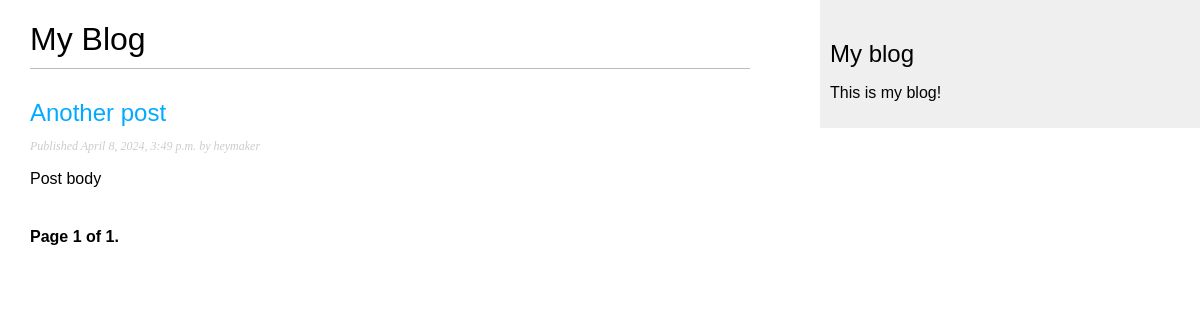
/blog/, run on an earlier commit of the app's database.
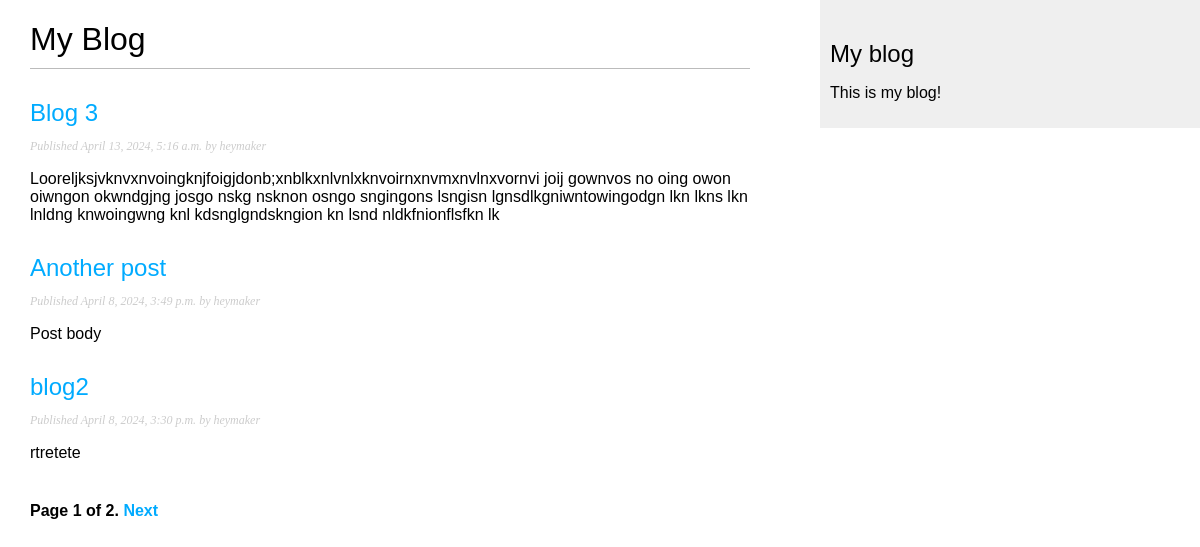
And on a later commit of the database.
### main/models.py (models this page shows, shortened)
class Post(models.Model):
    class Status(models.TextChoices):
        DRAFT = 'DF', 'Draft'
        PUBLISHED = 'PB', 'Published'
    title = models.CharField(max_length=250)
    slug = models.SlugField(max_length=250, unique_for_date='publish')
    author = models.ForeignKey(User, on_delete=models.CASCADE, related_name='blog_posts')
    body = models.TextField()
    publish = models.DateTimeField(default=timezone.now)
    created = models.DateTimeField(auto_now_add=True)
    updated = models.DateTimeField(auto_now=True)
    status = models.CharField(max_length=2, choices=Status.choices, default=Status.DRAFT)
    objects = models.Manager()  # менеджер, применяемый по умолчанию
    published = PublishedManager()  # конкретно-прикладной менеджер
    class Meta:
        ordering = ['-publish']
        indexes = [
            models.Index(fields=['-publish']),
        ]
    def get_absolute_url(self):
        return reverse('blog:post_detail', args=[
            self.publish.year,
            self.publish.month,
            self.publish.day,
            self.slug])

### main/views.py (the view)
# urls.py: path('', views.PostListView.as_view(), name='post_list'),
class PostListView(ListView):
    queryset = Post.published.all()
    context_object_name = 'posts'
    paginate_by = 3
    template_name = 'main/post/list.html'

### main/templates/main/post/list.html (shortened to what this page needs)
{% extends "main/base.html" %}
{% block content %}
  <h1>My Blog</h1>
  {% for post in posts %}
    <h2>
      <a href="{{ post.get_absolute_url }}">
        {{ post.title }}
      </a>
    </h2>
    <p class="date">
      Published {{ post.publish }} by {{ post.author }}
    </p>
    {{ post.body|truncatewords:30|linebreaks }}
  {% endfor %}
  {% include "pagination.html" with page=page_obj %}
{% endblock %}

### main/templates/main/base.html (shortened to what this page needs)
{% load static %}
<!DOCTYPE html>
<html lang="en">
<head>
  <link rel="stylesheet" href="{% static 'css/main.css' %}">
</head>
<body>
  <div id="content">
    {% block content %}
    {% endblock %}
  </div>
  <div id="sidebar">
    <h2>My blog</h2>
    <p>This is my blog!</p>
  </div>
</body>
</html>

### main/templates/pagination.html (shortened to what this page needs)
<div class="pagination">
<span class="step-links">
<span class="current">
Page {{ page.number }} of {{ page.paginator.num_pages }}.
</span>
{% if page.has_next %}
<a href="?page={{ page.next_page_number }}">Next</a>
{% endif %}
</span>
</div>

### main/static/css/main.css (style rules this page uses)
body { margin:0; padding:0; font-family:helvetica, sans-serif; }
a { color:#00abff; text-decoration:none; }
h1 { font-weight:normal; border-bottom:1px solid #bbb; padding:0 0 10px 0; }
h2 { font-weight:normal; margin:30px 0 0; }
#content { float:left; width:60%; padding:0 0 0 30px; }
#sidebar { float:right; width:30%; padding:10px; background:#efefef; height:100%; }
p.date { color:#ccc; font-family: georgia, serif; font-size: 12px; font-style: italic; }
.pagination { margin:40px 0; font-weight:bold; }

What changed in the data, as far as the page shows it:
added Post: title "Blog 3", publish "April 13, 2024, 5:16 a.m.", author "heymaker", body "Looreljksjvknvxnvoingknjfoigjdonb;xnblkxnlvnlxknvoirnxnvmxnvlnxvornvi joij gownvos no oing owon oiwngon okwndgjng josgo nskg nsknon osngo sngingons lsngisn lgnsdlkgniwntowingodgn lkn lkns lkn lnldng knwoingwng knl kdsnglgndskngion kn lsnd nldkfnionflsfkn lk"
now on this page (row edited): Post: title "blog2", publish "April 8, 2024, 3:30 p.m.", author "heymaker", body "rtretete"
Also different on the page:
{{ page.paginator.num_pages }}: "1" → "2"
text now shown: "Next"
